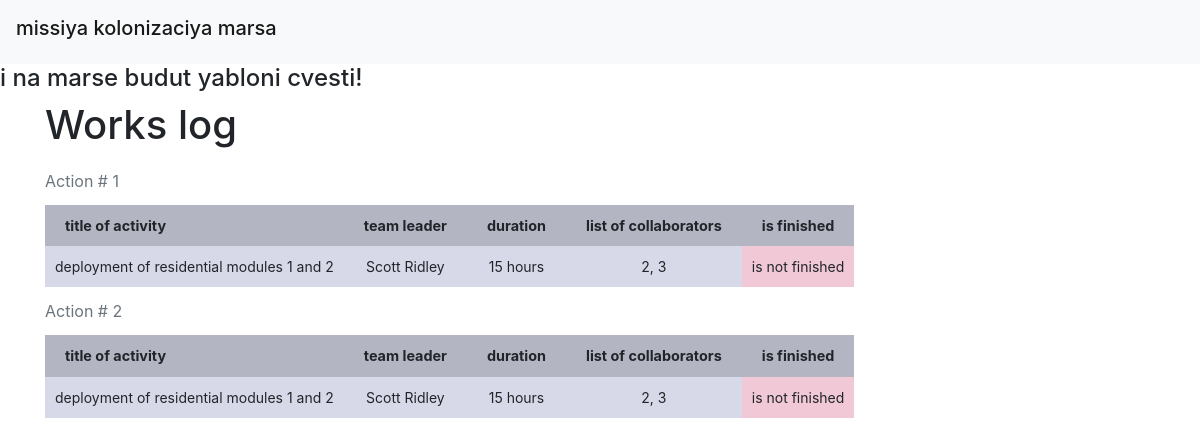
/index, run on the app's committed database.
### data/jobs.py (models this page shows)
class Jobs(SqlAlchemyBase):
    __tablename__ = 'jobs'
    id = sqlalchemy.Column(sqlalchemy.Integer,
                           primary_key=True, autoincrement=True, nullable=True)
    team_leader = sqlalchemy.Column(sqlalchemy.Integer, sqlalchemy.ForeignKey("users.id"), nullable=True)
    job = sqlalchemy.Column(sqlalchemy.String, nullable=True)
    work_size = sqlalchemy.Column(sqlalchemy.Integer, nullable=True)
    collaborators = sqlalchemy.Column(sqlalchemy.String, nullable=True)
    start_date = sqlalchemy.Column(sqlalchemy.DateTime, nullable=True)
    end_date = sqlalchemy.Column(sqlalchemy.DateTime, nullable=True)
    is_finished = sqlalchemy.Column(sqlalchemy.Boolean, nullable=True)

### data/users.py (models this page shows, shortened)
class User(SqlAlchemyBase, UserMixin):
    __tablename__ = 'users'
    id = sqlalchemy.Column(sqlalchemy.Integer, primary_key=True, autoincrement=True)
    surname = sqlalchemy.Column(sqlalchemy.String, nullable=True)
    name = sqlalchemy.Column(sqlalchemy.String, nullable=True)
    age = sqlalchemy.Column(sqlalchemy.Integer, nullable=True)
    position = sqlalchemy.Column(sqlalchemy.String, nullable=True)
    speciality = sqlalchemy.Column(sqlalchemy.String, nullable=True)
    address = sqlalchemy.Column(sqlalchemy.String, nullable=True)
    email = sqlalchemy.Column(sqlalchemy.String, unique=True, nullable=True)
    hashed_password = sqlalchemy.Column(sqlalchemy.String, nullable=True)
    modified_date = sqlalchemy.Column(sqlalchemy.DateTime, default=datetime.datetime.now)
    news = orm.relation("News", back_populates='user')
    def __repr__(self):
        return f'{self.surname} {self.name}'

### main.py (the view)
@app.route('/')
@app.route('/index')
def index():
    db_sess = db_session.create_session()
    return render_template('works.html', title='works log', job_session=db_sess.query(Jobs),
                           user_session=db_sess.query(User), us=User,
                           css_file=url_for('static', filename='css/style.css'))

### data/db_session.py (called while the page is built)
def create_session() -> Session:
    global __factory
    return __factory()

### templates/works.html
{% extends "base.html" %}
{% block content %}
<h1>Works log</h1>
{% for job in job_session %}
    <table>
        <caption>Action # {{ job.id }}</caption>
        <tr>
            <th>title of activity</th>
            <th>team leader</th>
            <th>duration</th>
            <th>list of collaborators</th>
            <th>is finished</th>
        </tr>
        <tr>
            <td>{{ job.job }}</td>
            <td>{{ user_session.filter(us.id == job.team_leader).first() }}</td>
            <td>{{ job.work_size }} hours</td>
            <td>{{ job.collaborators }}</td>
            <td class="finished">{{ 'is finished ' if job.is_finished else 'is not finished'}}</td>
        </tr>
    </table>
{% endfor %}
{% endblock %}

### templates/base.html (shortened to what this page needs)
<!doctype html>
<html lang="en">
<head>
    <link rel="stylesheet"
          href="https://stackpath.bootstrapcdn.com/bootstrap/4.4.1/css/bootstrap.min.css"
>
    <link rel="stylesheet" type="text/css" href={{ css_file }}>
</head>
<body>
    <header>
        <nav class="navbar navbar-light bg-light">
            <h1 class="navbar-brand" href="#">missiya kolonizaciya marsa</h1>
        </nav>
    </header>
    <h4>i na marse budut yabloni cvesti!</h4>
    <main role="main" class="container">
        {% block content %}{% endblock %}
    </main>
</body>
</html>

### static/css/style.css (style rules this page uses)
table { border-spacing: 0 10px; }
th { padding: 10px 20px; background: #B4B5C2; font-size: 0.9em; }
td { background: #D8D9E8; vertical-align: middle; padding: 10px; font-size: 14px; text-align: center; }
td.finished { background: #F1C8D6; }
caption { caption-side: top; }

### data on the page
Jobs: id "1", job "deployment of residential modules 1 and 2", filter "Scott Ridley", work_size "15", collaborators "2, 3", is_finished "is not finished"
Jobs: id "2", job "deployment of residential modules 1 and 2", filter "Scott Ridley", work_size "15", collaborators "2, 3", is_finished "is not finished"
